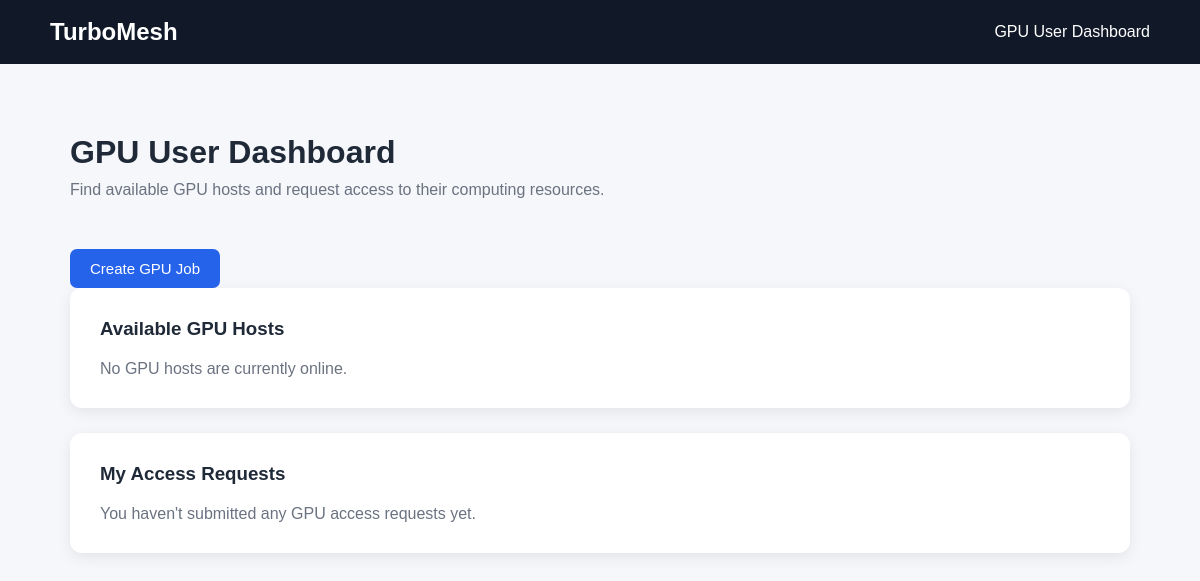
The page /user-dashboard (signed in) on the database as committed earlier.
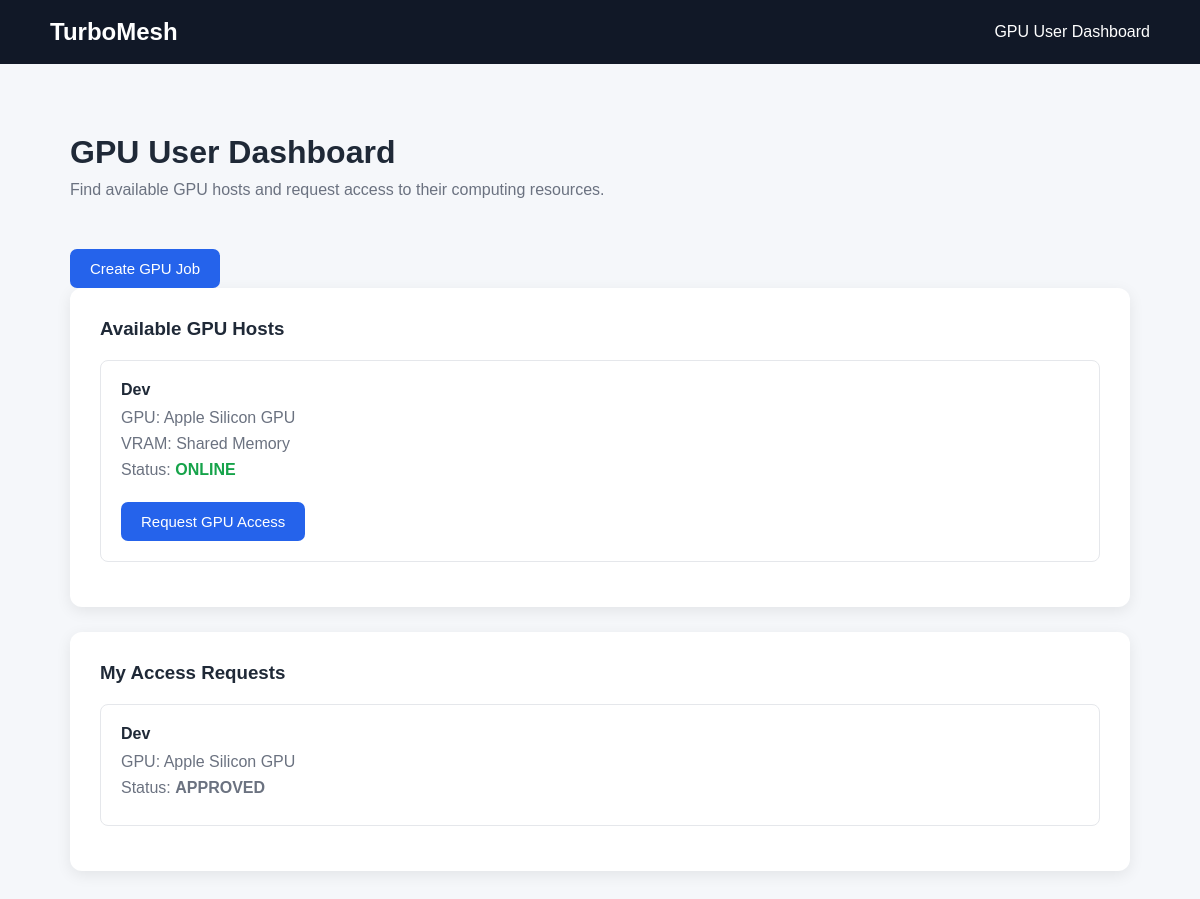
The same page on the database as committed later.
### tables this page shows
CREATE TABLE gpu_hosts (
            id INTEGER PRIMARY KEY AUTOINCREMENT,
            user_id INTEGER NOT NULL,
            gpu_name TEXT,
            vram TEXT,
            status TEXT NOT NULL DEFAULT 'OFFLINE',
            FOREIGN KEY (user_id) REFERENCES users(id)
        );

CREATE TABLE users (
            id INTEGER PRIMARY KEY AUTOINCREMENT,
            name TEXT NOT NULL,
            email TEXT UNIQUE NOT NULL,
            password TEXT NOT NULL,
            role TEXT NOT NULL
        );

CREATE TABLE access_requests (
            id INTEGER PRIMARY KEY AUTOINCREMENT,
            user_id INTEGER NOT NULL,
            host_id INTEGER NOT NULL,
            status TEXT NOT NULL DEFAULT 'PENDING',
            FOREIGN KEY (user_id) REFERENCES users(id),
            FOREIGN KEY (host_id) REFERENCES gpu_hosts(id)
        );

### main.py (the view)
@app.get("/user-dashboard")
def user_dashboard(request: Request):
    user_id = request.session.get("user_id")
    role = request.session.get("role")
    if user_id is None:
        return RedirectResponse(
            url="/login",
            status_code=303
        )
    if role != "USER":
        return {
            "error": "Only GPU users can access this dashboard."
        }
    connection = get_connection()
    hosts = connection.execute(
        """
        SELECT
            gpu_hosts.id,
            users.name,
            gpu_hosts.gpu_name,
            gpu_hosts.vram,
            gpu_hosts.status
        FROM gpu_hosts
        JOIN users
        ON gpu_hosts.user_id = users.id
        WHERE gpu_hosts.status = 'ONLINE'
        """
    ).fetchall()
    access_requests = connection.execute(
        """
        SELECT
            access_requests.id,
            users.name AS host_name,
            gpu_hosts.gpu_name,
            access_requests.status
        FROM access_requests
        JOIN gpu_hosts
        ON access_requests.host_id = gpu_hosts.id
        JOIN users
        ON gpu_hosts.user_id = users.id
        WHERE access_requests.user_id = ?
        ORDER BY access_requests.id DESC
        """,
        (user_id,)
    ).fetchall()
    connection.close()
    return templates.TemplateResponse(
        "user_dashboard.html",
        {
            "request": request,
            "hosts": hosts,
            "access_requests": access_requests
        }
    )

### templates/user_dashboard.html (shortened to what this page needs)
<!DOCTYPE html>
<html lang="en">
<head>
</head>
<body>
    <nav>
        <h1>TurboMesh</h1>
        <span>GPU User Dashboard</span>
    </nav>
    <div class="container">
        <div class="welcome">
            <h2>GPU User Dashboard</h2>
            <p>
                Find available GPU hosts and request access
                to their computing resources.
            </p>
        </div>
        <a href="/create-job">
            <button>
                Create GPU Job
            </button>
        </a>
        <div class="card">
            <h3>Available GPU Hosts</h3>
            {% if hosts %}
            {% for host in hosts %}
            <div class="host">
                <h4>{{ host["name"] }}</h4>
                <p>
                    GPU: {{ host["gpu_name"] }}
                </p>
                <p>
                    VRAM: {{ host["vram"] }}
                </p>
                <p>
                    Status:
                    <span class="available">
                        {{ host["status"] }}
                    </span>
                </p>
               <form method="post" action="/request-access">
                    <button type="submit">
                        Request GPU Access
                    </button>
                </form>
            </div>
            {% endfor %}
            {% else %}
            <p class="empty">
                No GPU hosts are currently online.
            </p>
            {% endif %}
        </div>
        <div class="card">
    <h3>My Access Requests</h3>
    {% if access_requests %}
        {% for access_request in access_requests %}
            <div class="host">
                <h4>
                    {{ access_request["host_name"] }}
                </h4>
                <p>
                    GPU: {{ access_request["gpu_name"] }}
                </p>
                <p>
                    Status:
                    <strong>
                        {{ access_request["status"] }}
                    </strong>
                </p>
            </div>
        {% endfor %}
    {% else %}
        <p class="empty">
            You haven't submitted any GPU access requests yet.
        </p>
    {% endif %}
</div>
    </div>
</body>
</html>

### templates/user_dashboard.html (style rules this page uses)
* { box-sizing: border-box; margin: 0; padding: 0; }
body { font-family: Arial, sans-serif; background: #f5f7fa; color: #1f2937; }
nav { background: #111827; color: white; padding: 18px 50px; display: flex; justify-content: space-between; align-items: center; }
nav h1 { font-size: 24px; }
.container { max-width: 1100px; margin: 50px auto; padding: 20px; }
.welcome { margin-bottom: 35px; }
.welcome h2 { font-size: 32px; margin-bottom: 10px; }
.welcome p { color: #6b7280; }
.card { background: white; padding: 30px; border-radius: 12px; box-shadow: 0 4px 15px rgba(0, 0, 0, 0.08); margin-bottom: 25px; }
.card h3 { margin-bottom: 20px; }
.host { border: 1px solid #e5e7eb; padding: 20px; border-radius: 8px; margin-bottom: 15px; }
.host h4 { margin-bottom: 10px; }
.host p { color: #6b7280; margin-bottom: 8px; }
.available { color: #16a34a; font-weight: bold; }
button { margin-top: 15px; padding: 11px 20px; border: none; border-radius: 7px; background: #2563eb; color: white; font-size: 15px; cursor: pointer; }

Rows that differ between the two databases and show on the page:
added gpu_hosts: name "Dev", gpu_name "Apple Silicon GPU", vram "Shared Memory", status "ONLINE"
added access_requests: host_name "Dev", gpu_name "Apple Silicon GPU", status "APPROVED"
Other text that changed with them:
text no longer shown: "No GPU hosts are currently online. You haven't submitted any GPU access requests yet."
